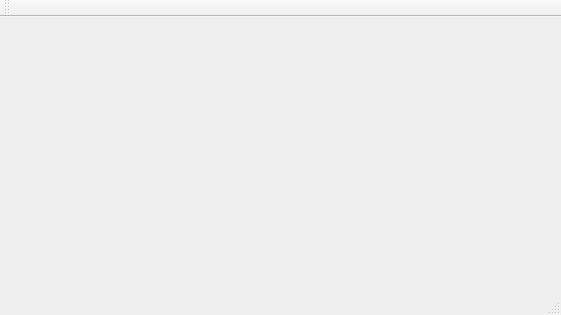
<?xml version="1.0" encoding="UTF-8"?>
<ui version="4.0">
 <class>MainWindow</class>
 <widget class="QMainWindow" name="MainWindow">
  <property name="geometry">
   <rect>
    <x>0</x>
    <y>0</y>
    <width>561</width>
    <height>315</height>
   </rect>
  </property>
  <property name="windowTitle">
   <string>MainWindow</string>
  </property>
  <widget class="QWidget" name="centralWidget"/>
  <widget class="QMenuBar" name="menuBar">
   <property name="geometry">
    <rect>
     <x>0</x>
     <y>0</y>
     <width>561</width>
     <height>23</height>
    </rect>
   </property>
  </widget>
  <widget class="QToolBar" name="mainToolBar">
   <attribute name="toolBarArea">
    <enum>TopToolBarArea</enum>
   </attribute>
   <attribute name="toolBarBreak">
    <bool>true</bool>
   </attribute>
  </widget>
  <widget class="QStatusBar" name="statusBar"/>
 </widget>
 <layoutdefault spacing="6" margin="11"/>
 <resources/>
 <connections/>
</ui>
